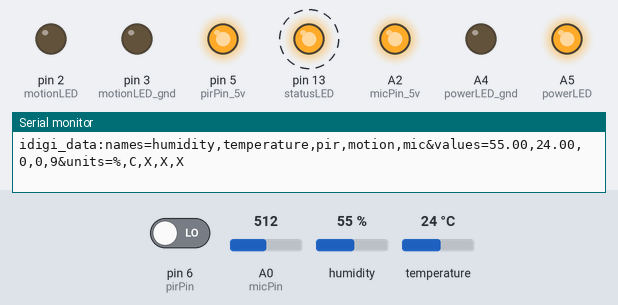
A sketch run on a simulated Arduino Leonardo, built with avr-gcc and run on an emulated ATmega32U4. On the bench: output pins drawn as LEDs (lit = HIGH), the last lines printed to the serial monitor. Dashed ring = blinking. The inputs (shaded band) are chosen by the test bench; at power-on: pin 6 (pirPin) LOW, A0 (micPin) = 512, humidity 55 %, temperature 24 °C. Pins used as bus, display or sensor lines are not drawn.

Above: at 0.94 s.
1.3 s: pin 6 (pirPin) driven HIGH
At 1.79 s:
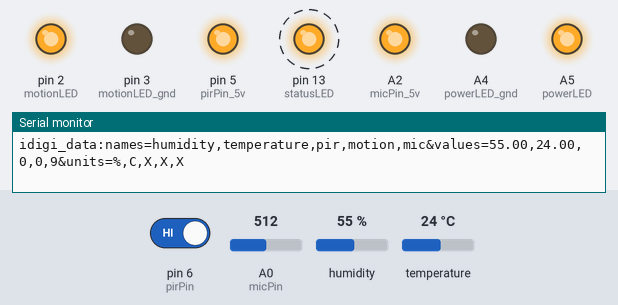
4.8 s: pin 6 (pirPin) driven LOW
At 5.41 s:
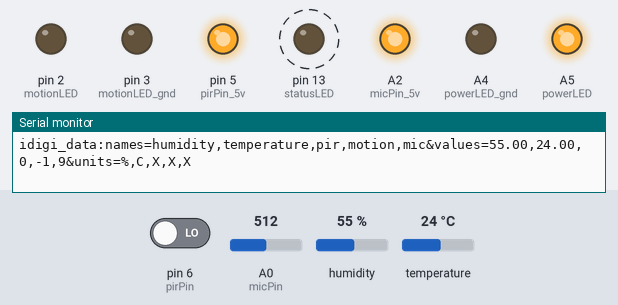
Timing chart, 0 to 14.3 s (numbered marks = the images above; inputs shaded):
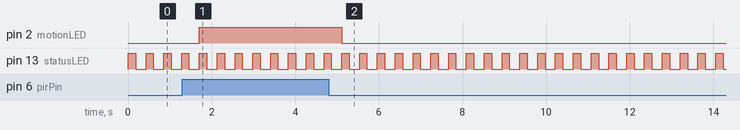

Measured:
- after the input at 1.3 s, pin 2 (motionLED): LOW → HIGH after 0.41 s
- after the input at 4.8 s, pin 2 (motionLED): HIGH → LOW after 0.31 s
- by itself, pin 13 (statusLED): alternates HIGH for 0.17 s and LOW for 0.25 s

The sketch:

StrataNY2012.ino
```cpp
#include <DHT.h>

// Strata, New York 2012
// Sensor Mote Code

// Software Only Version of the code

//  Status LED
//  GND, 13

//  Motion LED
//  3 (GND), 2

//  Power LED
//  A4 (GND), A5

//  DHT    11    +5V
//         10    OUT and Resistor to +5V
//          9    NOT USED
//          8    GND

//  PIR     7    GND
//          6    OUT
//          5    +5V

//  MIC    A0    OUT
//         A1    GND
//         A2    +5V

#define CODE_VERSION 2.1

#define DHTTYPE DHT22     // DHT 22  (AM2302)
#define SILENT_VALUE 380  // Starting neutral microphone value (self-correcting)

// LEDs
int statusLED = 13; // The status LED uses the adjacent ground pin

int motionLED = 2;
int motionLED_gnd = 3;

const int powerLED = A5;
const int powerLED_gnd = A4;

// DHT
int dhtPin_5v = 11;
int dhtPin = 10;
int dhtPin_gnd = 8;
DHT dht(dhtPin, DHTTYPE);

// PIR
int pirPin_gnd = 7;
int pirPin = 6;
int pirPin_5v = 5;

int pirState = LOW; // Start off assuming no motion detected
int pirVal = 0;
int motionState = 0;

// MIC
const int micPin = A0;
const int micPin_gnd = A1;
const int micPin_5v = A2;

int micVal = 0;

// Setup
void setup() {

 // LEDs
 pinMode( statusLED, OUTPUT );
 pinMode( motionLED, OUTPUT );
 pinMode( powerLED, OUTPUT );

 digitalWrite(powerLED, HIGH);   // Power ON

 // DHT
 pinMode( dhtPin, INPUT );

 // PIR
 pinMode( pirPin, INPUT );

 // 5V Pins
 pinMode( dhtPin_5v, OUTPUT);
 pinMode( pirPin_5v, OUTPUT );
 pinMode( micPin_5v, OUTPUT );

 digitalWrite( dhtPin_5v, HIGH );
 digitalWrite( pirPin_5v, HIGH );
 digitalWrite( micPin_5v, HIGH );

 // Gound Pins
 pinMode( motionLED_gnd, OUTPUT );
 pinMode( powerLED_gnd, OUTPUT );

 pinMode( dhtPin_gnd, OUTPUT );
 pinMode( pirPin_gnd, OUTPUT );
 pinMode( micPin_gnd, OUTPUT);

 digitalWrite( motionLED_gnd, LOW );
 digitalWrite( powerLED_gnd, LOW );
 digitalWrite( dhtPin_gnd, LOW );
 digitalWrite( pirPin_gnd, LOW );
 digitalWrite( micPin_gnd, LOW );

 // Begin
 Serial.begin(9600);
 Serial1.begin(9600);
 dht.begin();

 Serial.print("SensorMote v");
 Serial.println(CODE_VERSION);

}

void loop() {
  digitalWrite(statusLED, HIGH);

  // DHT-22
  // Reading temperature or humidity takes about 250 milliseconds!
  // Sensor readings may also be up to 2 seconds 'old' (its a very slow sensor)
  float h = dht.readHumidity();
  float t = dht.readTemperature();

  // PIR
  pirVal = digitalRead(pirPin);  // read input value
  if(pirVal == HIGH){            // check if the input is HIGH
    if(pirState == LOW){
      // we have just turned on
      motionState = 1;
      digitalWrite(motionLED, HIGH);  // turn LED ON

      // We only want to print on the output change, not state
      pirState = HIGH;
    }
  }else{
    if(pirState == HIGH){
      // we have just turned of
      motionState = -1;
      digitalWrite(motionLED, LOW);// turn LED OFF

      // We only want to print on the output change, not state
      pirState = LOW;
    }
  }

  // Microphone
  micVal = getSound();

  // Send packet
  // Check that we have a reading from the DHT sensor
  if (isnan(t) || isnan(h)) {
    Serial.println("Error: Failed to read from DHT");

    Serial.print("idigi_data:names=pir,motion,mic&values=");
    Serial.print(pirVal);
    Serial.print(",");
    Serial.print(motionState);
    Serial.print(",");
    Serial.print(micVal);
    Serial.println("&units=X,X,X");

    Serial1.print("idigi_data:names=pir,motion,mic&values=");
    Serial1.print(pirVal);
    Serial1.print(",");
    Serial1.print(motionState);
    Serial1.print(",");
    Serial1.print(micVal);
    Serial1.println("&units=X,X,X");

  } else {
    Serial.print("idigi_data:names=humidity,temperature,pir,motion,mic&values=");
    Serial.print(h);
    Serial.print(",");
    Serial.print(t);
    Serial.print(",");
    Serial.print(pirVal);
    Serial.print(",");
    Serial.print(motionState);
    Serial.print(",");
    Serial.print(micVal);
    Serial.println("&units=%,C,X,X,X");

    Serial1.print("idigi_data:names=humidity,temperature,pir,motion,mic&values=");
    Serial1.print(h);
    Serial1.print(",");
    Serial1.print(t);
    Serial1.print(",");
    Serial1.print(pirVal);
    Serial1.print(",");
    Serial1.print(motionState);
    Serial1.print(",");
    Serial1.print(micVal);
    Serial1.println("&units=%,C,X,X,X");
  }

  // reset motion state
  motionState = 0;

  // end packet
  digitalWrite(statusLED, LOW);
  delay(250);

}

int getSound() {
  static int average = SILENT_VALUE; // stores the neutral position for the mic
  static int avgEnvelope = 0; // stores the average sound pressure level
  int avgSmoothing = 10; // larger values give more smoothing for the average
  int envSmoothing = 2; // larger values give more smoothing for the envelope
  int numSamples=1000; //how many samples to take
  int envelope=0; //stores the mean sound from many samples
  for (int i=0; i<numSamples; i++) {
    int sound=analogRead(micPin); // look at the voltage coming from the mic
    int sampleEnvelope = abs(sound - average); // the distance from this reading to the average
    envelope = (sampleEnvelope+envelope)/2;
    avgEnvelope = (envSmoothing * avgEnvelope + sampleEnvelope) / (envSmoothing + 1);
    //Serial.println(avgEnvelope);
    average = (avgSmoothing * average + sound) / (avgSmoothing + 1); //create a new average
  }
  return envelope;
}
```
